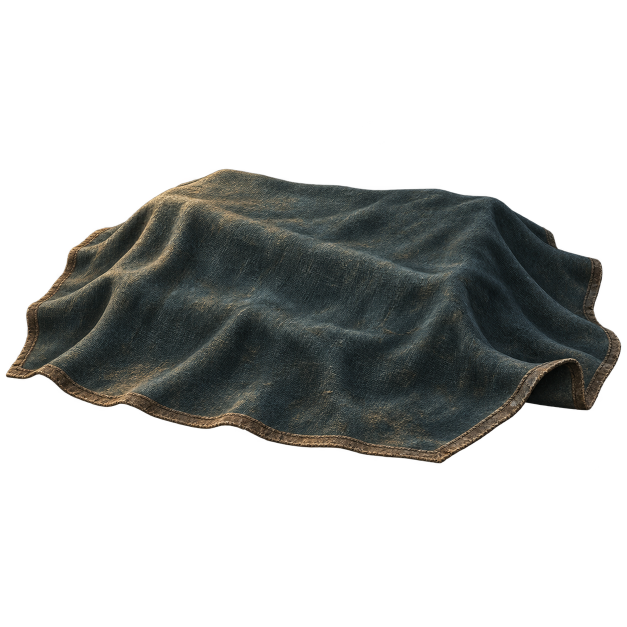
#> input picture STORY-INTERACT-012/search-cloth.png, 1254 x 1254 px (shown at 1/2 size)
$ python -i derive.py   (imports and definitions only)
#> lines starting #> are read from the running program, lines starting #| are printed output that depends on the picture
"""Resize/crop/encode authorized imagegen outputs; no painting or synthesis."""
import hashlib
import json
import shutil
import sys
from pathlib import Path
from PIL import Image

BASE = Path(__file__).resolve().parent
ROOT = BASE.parents[1]
MANIFEST = ROOT / 'assets/story/search-interact-manifest.json'

def inspect(path):
#> called with path = 'search-cloth.png'
    with Image.open(path) as im:
#> im is the input picture: PIL image 1254x1254 RGBA; mean R, G, B, A 19, 20.3, 19, 81.6
        im.load()
        a = im.convert('RGBA').getchannel('A')
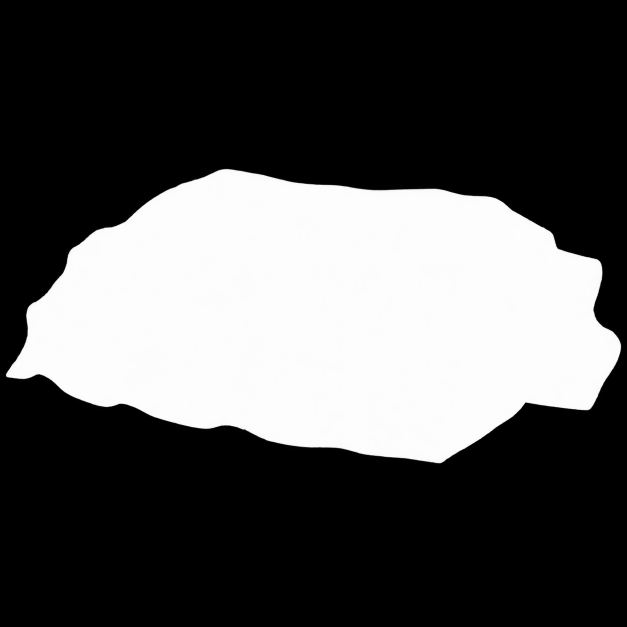
#> a: PIL image 1254x1254 L (shown at 1/2 size); min 0, max 255, mean 81.6
#> (the run stopped early here; a loop or call above may not have finished)
